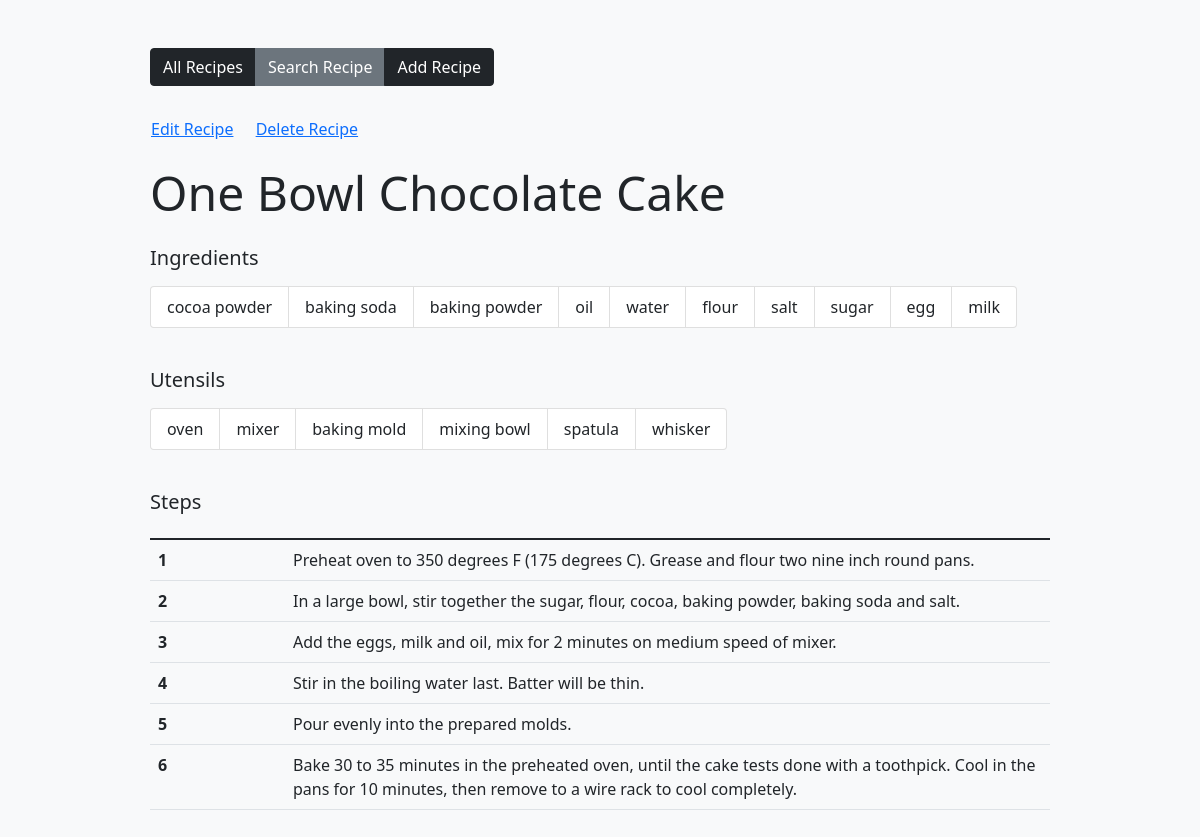
The app's page /show.php?recipe_id=69 with its own data.
### tables this page shows
CREATE TABLE `recipes` (
  `id` int NOT NULL,
  `name` varchar(50) NOT NULL
);

CREATE TABLE `ingredients` (
  `id` int NOT NULL,
  `name` varchar(50) NOT NULL,
  `category` varchar(50) DEFAULT NULL
);

CREATE TABLE `utensils` (
  `id` int NOT NULL,
  `name` varchar(50) NOT NULL
);

CREATE TABLE `steps` (
  `id` int NOT NULL,
  `recipe_id` int NOT NULL,
  `sequence` int NOT NULL,
  `description` text NOT NULL
);

### show.php (the view, shortened to what this page needs)
<!DOCTYPE html>
<html lang="en">
<head>
  <link href="https://cdn.jsdelivr.net/npm/bootstrap@5.1.3/dist/css/bootstrap.min.css" rel="stylesheet">
</head>
<body class="bg-light">
  <div class="my-5 mx-auto w-75">
    <div class="btn-group mb-4">
      <a href="index.php" class="btn btn-dark">All Recipes</a>
      <a href="search.php" class="btn btn-secondary">Search Recipe</a>
      <a href="add.php" class="btn btn-dark">Add Recipe</a>
    </div>
    <?php
      require_once('db.php');
      $recipe_id = $_GET["recipe_id"];
      $sql = "SELECT `name` FROM recipes WHERE `id`= '$recipe_id'";
      $result = mysqli_query($conn, $sql);
      $row = mysqli_fetch_assoc($result);
      $recipe_name = $row['name'];
      $sql = "SELECT i.name
              FROM ingredients i
              JOIN recipe_ingredients j ON i.id = j.ingredient_id
              WHERE j.recipe_id = {$recipe_id}";
      $result = mysqli_query($conn, $sql);
    ?>
    <br>
    <a href="edit.php?recipe_id=<?php echo $recipe_id; ?>" class="btn btn-link px-0 me-3">Edit Recipe</a>
    <a href="delete.php?recipe_id=<?php echo $recipe_id; ?>" class="btn btn-link px-0" onClick="javascript: return confirm('Confirm to delete <?php echo strtoupper($recipe_name); ?>?');">Delete Recipe</a>
    <h1 class='display-5 mt-3 mb-4'><?php echo $recipe_name; ?></h1>
    <h5>Ingredients</h5>
    <ul class="list-group list-group-horizontal my-3">
    <?php
      while($row = mysqli_fetch_array($result)) {
        echo "<li class='list-group-item'>{$row['name']}</li>";
      }
    ?>
    </ul>
    <br>
    <h5>Utensils</h5>
    <ul class="list-group list-group-horizontal my-3">
    <?php
      $sql = "SELECT u.name
              FROM utensils u
              JOIN recipe_utensils j ON u.id = j.utensil_id
              WHERE j.recipe_id = {$recipe_id}";
      $result = mysqli_query($conn, $sql);
      while($row = mysqli_fetch_array($result)) {
        echo "<li class='list-group-item'>{$row['name']}</li>";
      }
    ?>
    </ul>
    <br>
    <h5>Steps</h5>
    <table class="table" style="width:100%">
      <thead>
        <tr>
          <th scope="col" style="width:15%"></th>
          <th scope="col"></th>
        </tr>
      </thead>
      <tbody>
        <?php
          $sql = "SELECT `sequence`, `description` FROM `steps` WHERE `recipe_id` = {$recipe_id} ORDER BY `sequence` ASC";
          $result = mysqli_query($conn, $sql);
          while($row = mysqli_fetch_array($result)) {
            echo "<tr>
                    <th scope='row'>{$row['sequence']}</th>
                    <td>{$row['description']}</td>
                  </tr>";
          }
        ?>
      </tbody>
    </table>
  </div>
</body>
</html>

### records on screen
recipes: name "One Bowl Chocolate Cake"
ingredients: name "cocoa powder"
ingredients: name "baking soda"
ingredients: name "baking powder"
ingredients: name "oil"
ingredients: name "water"
ingredients: name "flour"
ingredients: name "salt"
ingredients: name "sugar"
ingredients: name "egg"
ingredients: name "milk"
utensils: name "oven"
utensils: name "mixer"
utensils: name "baking mold"
utensils: name "mixing bowl"
utensils: name "spatula"
utensils: name "whisker"
steps: sequence "1", description "Preheat oven to 350 degrees F (175 degrees C). Grease and flour two nine inch round pans."
steps: sequence "2", description "In a large bowl, stir together the sugar, flour, cocoa, baking powder, baking soda and salt."
steps: sequence "3", description "Add the eggs, milk and oil, mix for 2 minutes on medium speed of mixer."
steps: sequence "4", description "Stir in the boiling water last. Batter will be thin."
steps: sequence "5", description "Pour evenly into the prepared molds."
steps: sequence "6", description "Bake 30 to 35 minutes in the preheated oven, until the cake tests done with a toothpick. Cool in the pans for 10 minutes, then remove to a wire rack to cool completely."
